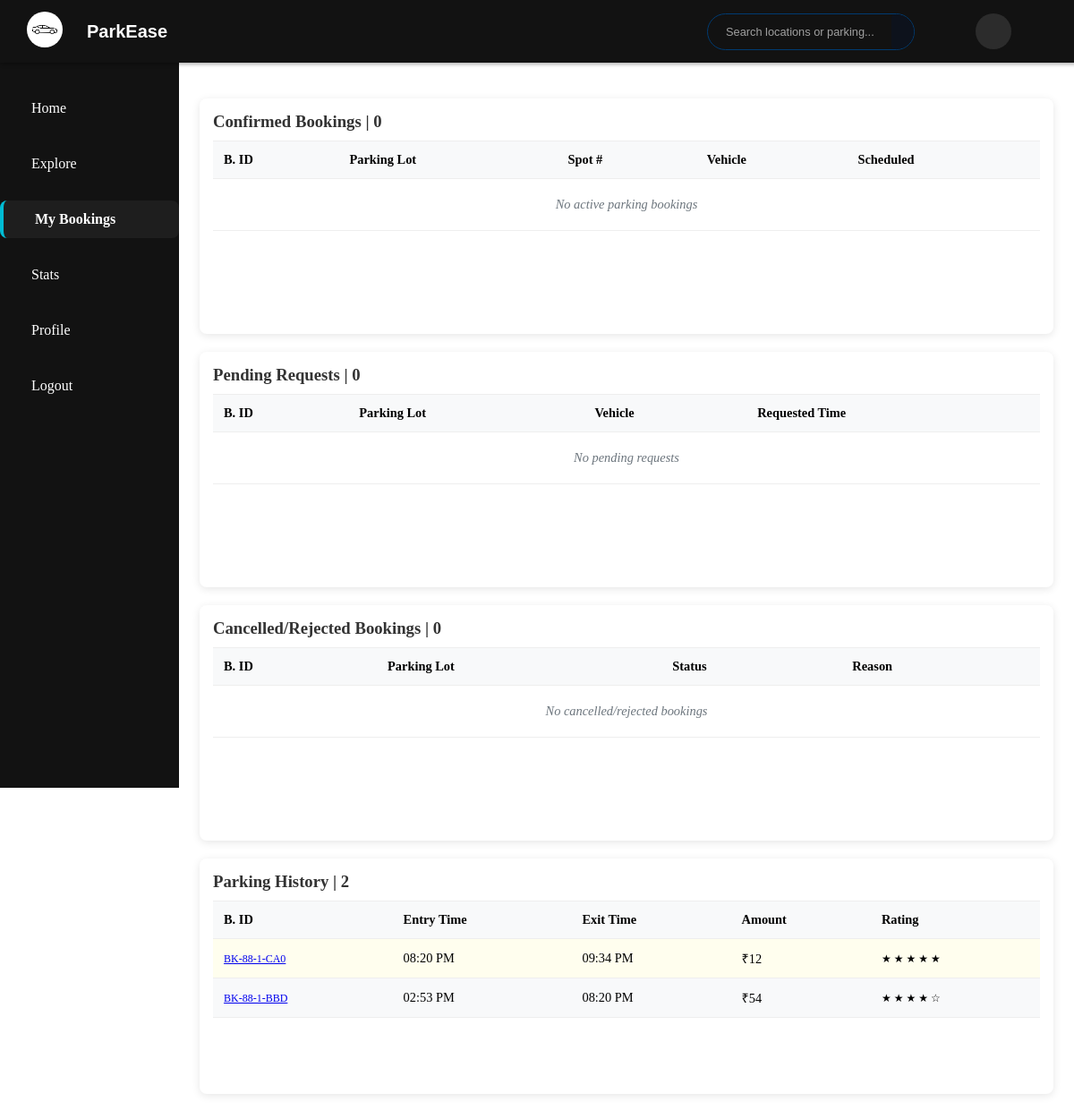
Screenshot of /user/bookings (signed in) with the database file from the repository.
### model.py (models this page shows)
class Reservation(db.Model):
    id = db.Column(db.Integer, primary_key=True)
    booking_id = db.Column(db.String(50), unique=True, nullable=False)
    booking_timestamp = db.Column(db.DateTime, default=datetime.utcnow)
    lot_id = db.Column(db.Integer, db.ForeignKey('parking_lot.id'), nullable=False)
    spot_id = db.Column(db.Integer, db.ForeignKey('parking_spot.id'))
    user_id = db.Column(db.Integer, db.ForeignKey('user.id'))
    vehicle_id = db.Column(db.Integer, db.ForeignKey('vehicle.id'))
    expected_arrival = db.Column(db.DateTime, nullable=False)
    expected_departure = db.Column(db.DateTime, nullable=False)
    parking_timestamp = db.Column(db.DateTime)
    leaving_timestamp = db.Column(db.DateTime)
    parking_cost = db.Column(db.Float)
    status = db.Column(db.String(20), default='Pending')
    cancellation_reason = db.Column(db.String(200))
    lot = db.relationship('ParkingLot')
    spot = db.relationship('ParkingSpot', backref=db.backref('reservations', lazy='dynamic'))
    user = db.relationship('User', overlaps="reservations,user_ref")
    vehicle = db.relationship('Vehicle')

### routes/user_routes.py (the view)
@user_bp.route('/bookings', methods=['GET', 'POST'])
@login_required
def bookings():
    now = datetime.now()
    current_parking = Reservation.query.filter_by(
        user_id=current_user.id,
        leaving_timestamp=None,
        status="Parked"
    ).first()
    active_bookings = Reservation.query.filter(
        Reservation.user_id == current_user.id,
        Reservation.parking_timestamp == None,
        Reservation.leaving_timestamp == None,
        Reservation.status == "Confirmed"
    ).options(
        joinedload(Reservation.spot).joinedload(ParkingSpot.lot),
        joinedload(Reservation.vehicle)
    ).all()
    pending_requests = Reservation.query.filter(
        Reservation.user_id == current_user.id,
        Reservation.expected_arrival > now,
        Reservation.spot_id.is_(None),  # Not assigned a spot yet
        Reservation.status == "Pending"
    ).options(
        joinedload(Reservation.vehicle),
        joinedload(Reservation.lot)
    ).all()
    cancelled_bookings = Reservation.query.filter(
        Reservation.user_id == current_user.id,
        or_(
            Reservation.status.in_(['Cancelled', 'Rejected']),
            and_(
                Reservation.parking_timestamp < now - timedelta(minutes=15),
                Reservation.spot_id == None
            )
        )
    ).options(
        joinedload(Reservation.spot).joinedload(ParkingSpot.lot),
        joinedload(Reservation.vehicle)
    ).all()
    parking_history = Reservation.query.filter(
        Reservation.user_id == current_user.id,
        Reservation.leaving_timestamp != None,
        Reservation.status == "Parked Out"
    ).options(
        joinedload(Reservation.spot).joinedload(ParkingSpot.lot),
        joinedload(Reservation.vehicle),
        joinedload(Reservation.review)
    ).order_by(Reservation.leaving_timestamp.desc()).limit(20).all()
    return render_template('user/bookings.html',
        active_bookings=active_bookings,
        pending_requests=pending_requests,
        cancelled_bookings=cancelled_bookings,
        parking_history=parking_history,
        current_parking=current_parking,
        now=now)

### app.py (called while the page is built)
@login_manager.user_loader
def load_user(user_id):
    user = User.query.get(user_id)
    return user

### templates/user/bookings.html (shortened to what this page needs)
{% extends '/user/udash_base.html' %}
{% block custom_styles %}
<link href="{{ url_for('static', filename='style/user/bookings.css') }}" rel="stylesheet">
{% endblock %}
{% block body %}
{% block content %}
<div class="user-dashboard">
    <div class="dashboard-grid">
        <div class="panel current-bookings">
            <h3 class="panel-heading">Confirmed Bookings | {{ active_bookings|length }}</h3>
            <div class="table-container">
                <table class="parking-table">
                    <thead>
                        <tr>
                            <th>B. ID</th>
                            <th>Parking Lot</th>
                            <th>Spot #</th>
                            <th>Vehicle</th>
                            <th>Scheduled</th>
                        </tr>
                    </thead>
                    <tbody>
                        {% for booking in active_bookings %}
                        <tr>
                            <td>
                                <small>
                                    <a href="{{ url_for('user.booking_details', booking_id=booking.booking_id) }}"
                                        class="bid-link">
                                        {{ booking.booking_id }}
                                    </a>
                                </small>
                            </td>
                            <td>{{ booking.spot.lot.prime_location_name }}</td>
                            <td>{{ booking.spot.spot_number }}</td>
                            <td>
                                <small>
                                    {{ booking.vehicle.license_plate }}
                                </small>
                            </td>
                            <td>{{ booking.expected_arrival.strftime('%I:%M %p') }}</td>
                        </tr>
                        {% else %}
                        <tr class="empty">
                            <td colspan="7">No active parking bookings</td>
                        </tr>
                        {% endfor %}
                    </tbody>
                </table>
            </div>
        </div>
        <div class="panel pending-requests">
            <h3 class="panel-heading">Pending Requests | {{ pending_requests|length }}</h3>
            <div class="table-container">
                <table class="parking-table">
                    <thead>
                        <tr>
                            <th>B. ID</th>
                            <th>Parking Lot</th>
                            <th>Vehicle</th>
                            <th>Requested Time</th>
                        </tr>
                    </thead>
                    <tbody>
                        {% for request in pending_requests %}
                        <tr>
                            <td>
                                <small>
                                    <a href="{{url_for('user.booking_details' , booking_id=request.booking_id)}}"
                                        class="bid-link">
                                        {{ request.booking_id }}
                                    </a>
                                </small>
                            </td>
                            <td>
                                {% if request.spot %}
                                {{ request.spot.lot.prime_location_name }}
                                {% elif request.lot %}
                                {{ request.lot.prime_location_name }}
                                {% else %}
                                Awaiting spot assignment
                                {% endif %}
                            </td>
                            <td>
                                <small>
                                    {{ request.vehicle.license_plate }}
                                </small>
                            </td>
                            <td>{{ request.expected_arrival.strftime('%I:%M %p') }}</td>
                        </tr>
                        {% else %}
                        <tr class="empty">
                            <td colspan="6">No pending requests</td>
                        </tr>
                        {% endfor %}
                    </tbody>
                </table>
            </div>
        </div>
        <div class="panel cancelled-bookings">
            <h3 class="panel-heading">Cancelled/Rejected Bookings | {{ cancelled_bookings|length }}</h3>
            <div class="table-container">
                <table class="parking-table">
                    <thead>
                        <tr>
                            <th>B. ID</th>
                            <th>Parking Lot</th>
                            <th>Status</th>
                            <th>Reason</th>
                        </tr>
                    </thead>
                    <tbody>
                        {% for booking in cancelled_bookings %}
                        <tr>
                            <td>
                                <small>
                                    <a href="{{url_for('user.booking_details', booking_id=booking.booking_id)}}"
                                        class="bid-link">
                                        {{ booking.booking_id }}
                                    </a>
                                </small>
                            </td>
                            <td>{{ booking.lot.prime_location_name }}</td>
                            <td>
                                <span class="status {{ booking.status|lower }}">{{ booking.status }}</span>
                            </td>
                            <td>
                                <small>
                                    {{ booking.cancellation_reason or "User cancelled" }}
                                </small>
                            </td>
                        </tr>
                        {% else %}
                        <tr class="empty">
                            <td colspan="6">No cancelled/rejected bookings</td>
                        </tr>
                        {% endfor %}
                    </tbody>
                </table>
            </div>
        </div>
        <div class="panel parking-history">
            <h3 class="panel-heading">Parking History | {{ parking_history|length }}</h3>
            <div class="table-container">
                <table class="parking-table">
                    <thead>
                        <tr>
                            <th>B. ID</th>
                            <th>Entry Time</th>
                            <th>Exit Time</th>
                            <th>Amount</th>
                            <th>Rating</th>
                        </tr>
                    </thead>
                    <tbody>
                        {% for history in parking_history %}
                        <tr>
                            <td>
                                <small>
                                    <a href="{{url_for('user.booking_details', booking_id=history.booking_id)}}"
                                        class="bid-link">
                                        {{ history.booking_id}}
                                    </a>
                                </small>
                            </td>
                            <td>{{ history.parking_timestamp.strftime('%I:%M %p') }}</td>
                            <td>{{ history.leaving_timestamp.strftime('%I:%M %p') if history.leaving_timestamp
                                else 'N/A' }}</td>
                            <td>₹{{ history.parking_cost|int }}</td>
                            <td>
                                <small>
                                    {% if history.review %}
                                    {% for i in range(1,6) %}
                                    {% if i <= history.review.rating %} ★ {% else %} ☆ {% endif %} {% endfor %} {% else
                                        %} <a href="{{ url_for('user.add_review', reservation_id=history.id) }}"
                                        class="review-btn minimalist">
                                        <ion-icon name="create-outline"></ion-icon>
                                        Add Review
                                        </a>
                                        {% endif %}
                                </small>
                            </td>
                        </tr>
                        {% else %}
                        <tr class="empty">
                            <td colspan="7">No parking history found</td>
                        </tr>
                        {% endfor %}
                    </tbody>
                </table>
            </div>
        </div>
    </div>
</div>
{% endblock %}
{% endblock %}

### static/style/user/dashboard.css (style rules this page uses)
.user-dashboard { padding: 20px; padding-top: 0px; max-width: 1200px; margin: 0 auto; }
.dashboard-grid { display: grid; grid-template-columns: 1fr 1fr; gap: 20px; }
table { width: 100%; border-collapse: collapse; font-size: 0.9rem; }
th, td { padding: 10px 12px; text-align: left; border-bottom: 1px solid #eee; }
th { background-color: #f8f9fa; font-weight: 600; }

### static/style/user/bookings.css (style rules this page uses)
:root { --font-family: 'Times New Roman', Times, serif; }
.dashboard-grid { display: grid; grid-template-columns: 1fr 1fr; font-family: var(--font-family); gap: 20px; margin: 10px -25px; }
.panel { background: white; border-radius: 8px; max-height: 250px; overflow-y: scroll; box-shadow: 0 2px 10px rgba(0,0,0,0.1); padding: 15px; }
.panel-heading { margin-top: 0; margin-bottom: 0; padding-bottom: 10px; border-bottom: 1px solid #eee; color: #333; }
.table-container { height: 200px; padding: 0; margin: 0; overflow-x: auto; }
.parking-table tr { transition: background-color 0.3s ease; cursor: pointer; }
.parking-table tr:not(.empty):nth-child(even) { background-color: #f8f9fa; }
.parking-table tr:not(.empty):nth-child(odd) { background-color: #fffeee; }
.parking-table { width: 100%; border-collapse: collapse; }
.parking-table th, .parking-table td { padding-top: 12px; padding-bottom: 12px; text-align: left; border-bottom: 1px solid #eee; }
.parking-table th { background-color: #f8f9fa; font-weight: 600; }
.parking-table .empty { background-color: #ffffff; color: #999; font-style: italic; text-align: center; }
.empty td { text-align: center; color: #6c757d; padding: 20px; }
@media (max-width: 1200px) { .dashboard-grid { grid-template-columns: 1fr; } }

### rows the page displays
Reservation: booking_id "BK-88-1-CA0", parking_timestamp "08:20 PM", leaving_timestamp "09:34 PM", parking_cost "12"
Reservation: booking_id "BK-88-1-BBD", parking_timestamp "02:53 PM", leaving_timestamp "08:20 PM", parking_cost "54"

### other values shown
{{ active_bookings|length }} "0"
{{ pending_requests|length }} "0"
{{ cancelled_bookings|length }} "0"
{{ parking_history|length }} "2"
